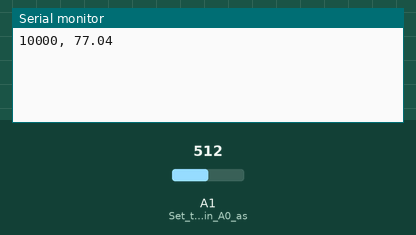
Bench run of a sketch on a simulated Arduino Uno, built with avr-gcc and run on an emulated ATmega328P. On the bench: the last lines printed to the serial monitor. Inputs (shaded band) come from the test bench; at power-on: A1 (Set_the_analog_pin_A0_as) = 512.

Above: at 18.0 s.
18.1 s: A1 (Set_the_analog_pin_A0_as) set to 716
At 20.4 s:
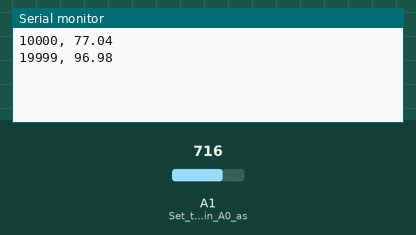
33.1 s: A1 (Set_the_analog_pin_A0_as) set to 900
At 40.4 s:
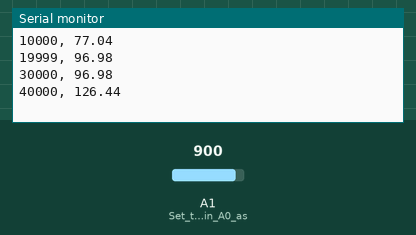
Timing chart, 0 to 41.9 s (numbered marks = the images above; inputs shaded):
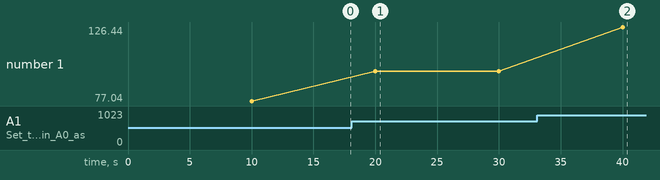

Measured:
- after the input at 18.1 s, the serial monitor: prints a new line after 1.9 s (image 1)
- after the input at 33.1 s, the serial monitor: prints a new line after 6.9 s (image 2)
- plotted number 1: 77.04 → 96.98 after the input at 18.1 s, 96.98 → 126.44 after the input at 33.1 s

The sketch:

temperatureLab_copy_20240922094857.ino
```cpp
#include <TimerOne.h>

const double reference_temperature{ 77.0 };  // Reference temperature in Fahrenheit
const double R_reference_OHMS{ 10000 };      // Reference resistance in ohms (10k ohms)
const double beta{ 7035 };                   // Beta value 4035

double Vcc = 5.0;               // Assume 5V supply
double Vout;                    // Measured voltage across the thermistor
double thermistorResistance;    // Calculated thermistor resistance
double recordedTemperatureFar;  // Temperature in Fahrenheit
const double T0 = 298.15;       // Reference temperature in Kelvin (25°C = 298.15 K)

volatile bool tempReadFlag = false;  // Flag to signal temperature reading task

const bool DEBUG_MODE{ false };

double computeThermistorResistance(double V) {
  return R_reference_OHMS * (Vcc / V - 1);  // Voltage divider equation
}

double computeBetaEquation(double resistance) {

  double temperatureKelvin      = 1 / ((1 / T0) + (1 / beta) * log(resistance / R_reference_OHMS));
  double temperatureCelsius     = temperatureKelvin - 273.15;
  double temperatureFahrenheit  = (temperatureCelsius * 9.0 / 5.0) + 32.0;

  return temperatureFahrenheit;
}


void timerISR() {
  tempReadFlag = true;  // Set flag to true when the timer triggers
}

void setup() {
  Serial.begin(9600);                 // Initialize serial communication at 9600 baud rate
  pinMode(A1, INPUT);                 // Set the analog pin A0 as input

  Timer1.initialize(10000000);        // 10,000,000 microseconds = 10 seconds
  Timer1.attachInterrupt(timerISR);   // Attach the ISR to Timer1
}

void loop() {
  // Round-robin task 1: Temperature reading
  if (tempReadFlag) {
    tempReadFlag = false;             // Reset the flag to prevent re-execution

    // Read the analog input pin (e.g., A0) and convert to voltage
    int sensorValue = analogRead(A1);
    if (DEBUG_MODE) {
      Serial.print("sensorValue: ");
      Serial.println(sensorValue);
    }
    Vout = sensorValue * (Vcc / 1023.0);  // Convert analog value to voltage

    if (DEBUG_MODE) {
      Serial.print("Vout: ");
      Serial.println(Vout);
      Serial.println(Vout);
      Serial.println(sensorValue);
    }

    // Compute thermistor resistance and temperature
    thermistorResistance      = computeThermistorResistance(Vout);
    recordedTemperatureFar    = computeBetaEquation(thermistorResistance);

    if (DEBUG_MODE) {
      Serial.print("Computed resistance: ");
      Serial.println(thermistorResistance);
    }

    // Get the current time in milliseconds
    unsigned long timeMillis = millis();

    // Transmit time and temperature in CSV format over Serial port
    Serial.print(timeMillis);
    Serial.print(", ");
    Serial.println(recordedTemperatureFar);

  }
  // Other Round Robin tasks would be added here
}
```
